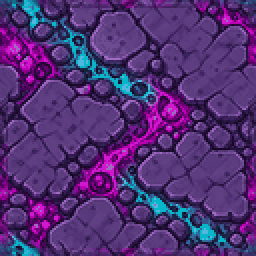
#> input picture art-production/test-room-v01/approved/albedo/tr01_abyss_floor_c_albedo.png, 128 x 128 px (shown 2 times larger)
$ python extract-generated-checker-alpha.py ../../art-production/test-room-v01/approved/albedo/tr01_abyss_floor_c_albedo.png out.png
#> lines starting #> are read from the running program, lines starting #| are printed output that depends on the picture; after the words box and inside, x2 and y2 are one past the last pixel; in counts of white or black regions, pixels touching at a corner belong together
#!/usr/bin/env python3
"""Remove a baked neutral checkerboard that is connected to the image border.

This is intentionally conservative: only low-chroma, mid/high-value pixels reachable
from the canvas border become transparent. Interior metal highlights cannot be reached
through the dark painted outline and are therefore preserved.
"""

from __future__ import annotations

import argparse
from collections import deque
from pathlib import Path

import numpy as np
from PIL import Image


def main() -> None:
    parser = argparse.ArgumentParser()
    parser.add_argument("source", type=Path)
    parser.add_argument("output", type=Path)
    parser.add_argument("--grid-cols", type=int, default=1)
    parser.add_argument("--grid-rows", type=int, default=1)
    args = parser.parse_args()

    rgb = np.asarray(Image.open(args.source).convert("RGB"), dtype=np.uint8)
    height, width, _ = rgb.shape
#> height = 128; width = 128
    lo = rgb.min(axis=2).astype(np.int16)
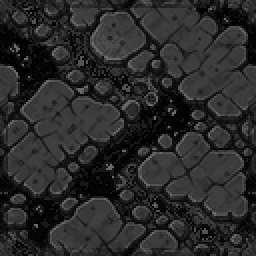
#> lo: shape (128, 128) int16 (shown 2 times larger); min 0, max 106, mean 41.8
    hi = rgb.max(axis=2).astype(np.int16)
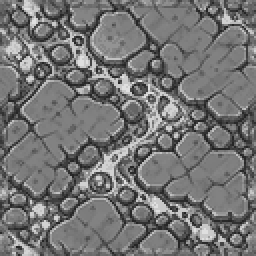
#> hi: shape (128, 128) int16 (shown 2 times larger); min 37, max 223, mean 116.5
    candidate = ((hi - lo) <= 42) & (lo >= 88)
#> candidate: shape (128, 128) bool; every value is 0

    background = np.zeros((height, width), dtype=bool)
    queue: deque[tuple[int, int]] = deque()

    def seed(x: int, y: int) -> None:
        if candidate[y, x] and not background[y, x]:
            background[y, x] = True
            queue.append((x, y))

    for x in range(width):
        seed(x, 0)
        seed(x, height - 1)
    for y in range(height):
        seed(0, y)
        seed(width - 1, y)

    while queue:
        x, y = queue.popleft()
        for nx, ny in ((x - 1, y), (x + 1, y), (x, y - 1), (x, y + 1)):
            if 0 <= nx < width and 0 <= ny < height and candidate[ny, nx] and not background[ny, nx]:
                background[ny, nx] = True
                queue.append((nx, ny))

    rgba = np.empty((height, width, 4), dtype=np.uint8)
    rgba[..., :3] = rgb
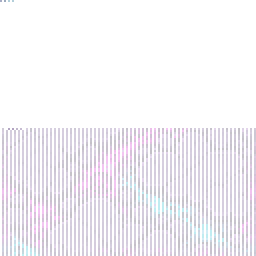
#> rgba: shape (128, 128, 4) (shown 2 times larger); mean R, G, B, A 81, 47.8, 116.3, 16; transparent parts drawn white
    rgba[..., 3] = np.where(background, 0, 255).astype(np.uint8)
#> rgba is the input picture: shape (128, 128, 4); mean R, G, B, A 81, 47.8, 116.3, 255
    rgba[background, :3] = 0

    if width % args.grid_cols or height % args.grid_rows:
        raise ValueError("image dimensions must be divisible by the requested cleanup grid")

    cell_width = width // args.grid_cols
#> cell_width = 128
    cell_height = height // args.grid_rows
#> cell_height = 128
    for row in range(args.grid_rows):
        for col in range(args.grid_cols):
            x0, y0 = col * cell_width, row * cell_height
            cell = rgba[y0 : y0 + cell_height, x0 : x0 + cell_width, 3] > 0
            visited = np.zeros_like(cell)
            components: list[list[tuple[int, int]]] = []
            for cy, cx in np.argwhere(cell):
                if visited[cy, cx]:
                    continue
                component: list[tuple[int, int]] = []
                component_queue: deque[tuple[int, int]] = deque([(int(cx), int(cy))])
                visited[cy, cx] = True
                while component_queue:
                    px, py = component_queue.popleft()
                    component.append((px, py))
                    for nx, ny in ((px - 1, py), (px + 1, py), (px, py - 1), (px, py + 1)):
                        if (
                            0 <= nx < cell_width
                            and 0 <= ny < cell_height
                            and cell[ny, nx]
                            and not visited[ny, nx]
                        ):
                            visited[ny, nx] = True
                            component_queue.append((nx, ny))
                components.append(component)

            if not components:
                raise ValueError(f"grid cell {row},{col} has no foreground")
            largest = max(components, key=len)
            keep = np.zeros_like(cell)
            for px, py in largest:
                keep[py, px] = True
            rejected = cell & ~keep
            rgba[y0 : y0 + cell_height, x0 : x0 + cell_width, 3][rejected] = 0
            rgba[y0 : y0 + cell_height, x0 : x0 + cell_width, :3][rejected] = 0
#> keep: shape (128, 128) bool; every value is 1
#> after the loop, component = 16384 pairs, first value 0 to 127, second value 0 to 127; components = 1 item

    args.output.parent.mkdir(parents=True, exist_ok=True)
    Image.fromarray(rgba, "RGBA").save(args.output)

    alpha = rgba[..., 3]
#> alpha: shape (128, 128); every value is 255
    print(
        f"{args.output}: {width}x{height}; transparent={int(np.count_nonzero(alpha == 0))}; "
        f"opaque={int(np.count_nonzero(alpha == 255))}; partial={int(np.count_nonzero((alpha > 0) & (alpha < 255)))}"
    )
#| out.png: 128x128; transparent=0; opaque=16384; partial=0


if __name__ == "__main__":
    main()

$ run again, on art-production/test-room-v01/approved/albedo/tr01_reference_wall_front_a_albedo.png
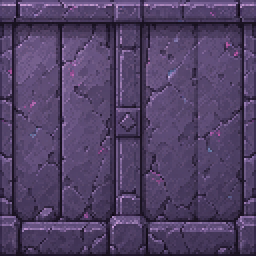
#> input picture art-production/test-room-v01/approved/albedo/tr01_reference_wall_front_a_albedo.png, 128 x 128 px (shown 2 times larger)
#> in main, `candidate = ((hi - lo) <= 42) & (lo >= 88)`:
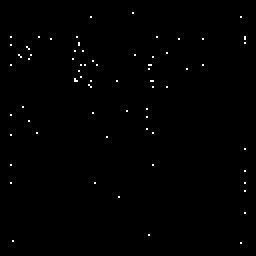
#> candidate: shape (128, 128) bool (shown 2 times larger); 0.46% white in thin lines or dots, all inside (x1, y1, x2, y2) = (5, 6, 123, 122)
#> in main, `rgba[..., :3] = rgb`:
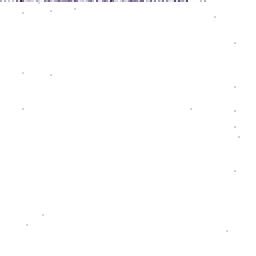
#> rgba: shape (128, 128, 4) (shown 2 times larger); mean R, G, B, A 80.3, 64.6, 100.8, 0.7; transparent parts drawn white
#> in main, rgba is the input picture: shape (128, 128, 4); mean R, G, B, A 80.3, 64.6, 100.8, 255
#> after the loop in main, `for row in range(args.grid_rows):`: component = 16384 pairs, first value 0 to 127, second value 0 to 127; components = 1 item
#> alpha: shape (128, 128); every value is 255
#| out.png: 128x128; transparent=0; opaque=16384; partial=0

$ run again, on art-production/test-room-v01/approved/albedo/tr01_stratum2_floor_c_albedo.png
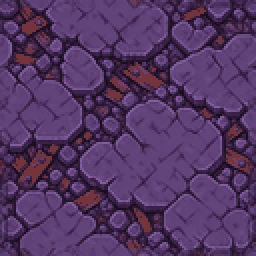
#> input picture art-production/test-room-v01/approved/albedo/tr01_stratum2_floor_c_albedo.png, 128 x 128 px (shown 2 times larger)
#> in main, `hi = rgb.max(axis=2).astype(np.int16)`:
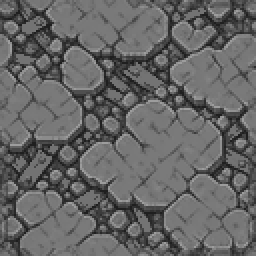
#> hi: shape (128, 128) int16 (shown 2 times larger); min 31, max 157, mean 101.6
#> candidate: shape (128, 128) bool; every value is 0
#> in main, `rgba[..., :3] = rgb`:
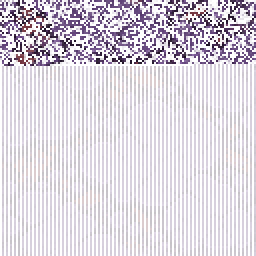
#> rgba: shape (128, 128, 4) (shown 2 times larger); mean R, G, B, A 83.3, 54.1, 99.3, 51.9; transparent parts drawn white
#> in main, rgba is the input picture: shape (128, 128, 4); mean R, G, B, A 83.3, 54.1, 99.3, 255
#> after the loop in main, `for row in range(args.grid_rows):`: component = 16384 pairs, first value 0 to 127, second value 0 to 127; components = 1 item
#> alpha: shape (128, 128); every value is 255
#| out.png: 128x128; transparent=0; opaque=16384; partial=0
